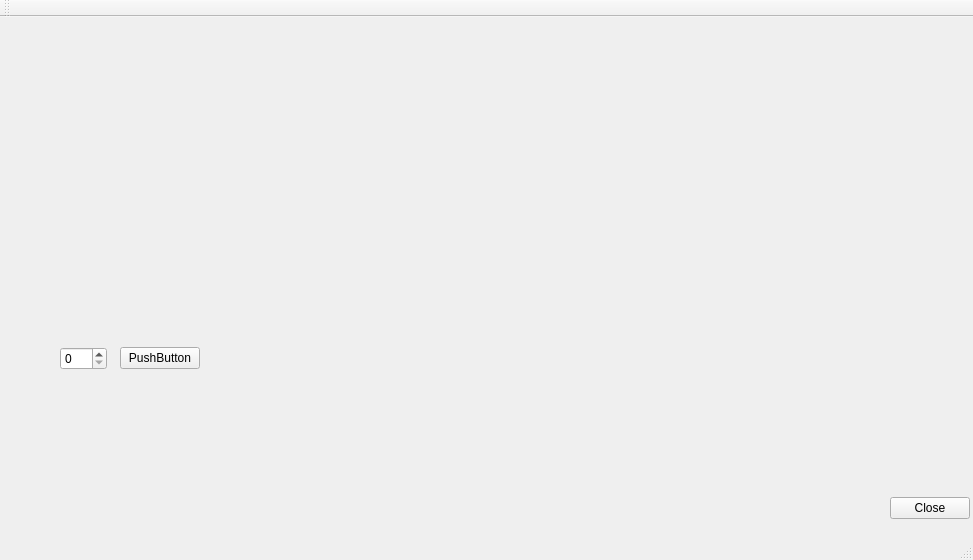
<?xml version="1.0" encoding="UTF-8"?>
<ui version="4.0">
 <class>MainWindow</class>
 <widget class="QMainWindow" name="MainWindow">
  <property name="geometry">
   <rect>
    <x>0</x>
    <y>0</y>
    <width>973</width>
    <height>560</height>
   </rect>
  </property>
  <property name="windowTitle">
   <string>MainWindow</string>
  </property>
  <widget class="QWidget" name="centralWidget">
   <widget class="QPushButton" name="pushButton">
    <property name="geometry">
     <rect>
      <x>890</x>
      <y>480</y>
      <width>80</width>
      <height>22</height>
     </rect>
    </property>
    <property name="text">
     <string>Close</string>
    </property>
   </widget>
   <widget class="QLabel" name="Label_picture">
    <property name="geometry">
     <rect>
      <x>490</x>
      <y>10</y>
      <width>471</width>
      <height>441</height>
     </rect>
    </property>
    <property name="text">
     <string/>
    </property>
    <property name="pixmap">
     <pixmap>../Desktop/mejn.jpg</pixmap>
    </property>
   </widget>
   <widget class="QLabel" name="Edit_Label">
    <property name="geometry">
     <rect>
      <x>28</x>
      <y>153</y>
      <width>421</width>
      <height>331</height>
     </rect>
    </property>
    <property name="text">
     <string/>
    </property>
   </widget>
   <widget class="QLabel" name="Textlabel">
    <property name="geometry">
     <rect>
      <x>490</x>
      <y>475</y>
      <width>291</width>
      <height>21</height>
     </rect>
    </property>
    <property name="text">
     <string/>
    </property>
   </widget>
   <widget class="QSpinBox" name="spinBox">
    <property name="geometry">
     <rect>
      <x>60</x>
      <y>330</y>
      <width>47</width>
      <height>23</height>
     </rect>
    </property>
   </widget>
   <widget class="QPushButton" name="pushButton_2">
    <property name="geometry">
     <rect>
      <x>120</x>
      <y>330</y>
      <width>80</width>
      <height>22</height>
     </rect>
    </property>
    <property name="text">
     <string>PushButton</string>
    </property>
   </widget>
  </widget>
  <widget class="QMenuBar" name="menuBar">
   <property name="geometry">
    <rect>
     <x>0</x>
     <y>0</y>
     <width>973</width>
     <height>19</height>
    </rect>
   </property>
  </widget>
  <widget class="QToolBar" name="mainToolBar">
   <attribute name="toolBarArea">
    <enum>TopToolBarArea</enum>
   </attribute>
   <attribute name="toolBarBreak">
    <bool>false</bool>
   </attribute>
  </widget>
  <widget class="QStatusBar" name="statusBar"/>
 </widget>
 <layoutdefault spacing="6" margin="11"/>
 <resources/>
 <connections>
  <connection>
   <sender>pushButton</sender>
   <signal>clicked()</signal>
   <receiver>MainWindow</receiver>
   <slot>close()</slot>
   <hints>
    <hint type="sourcelabel">
     <x>469</x>
     <y>56</y>
    </hint>
    <hint type="destinationlabel">
     <x>257</x>
     <y>203</y>
    </hint>
   </hints>
  </connection>
 </connections>
</ui>
